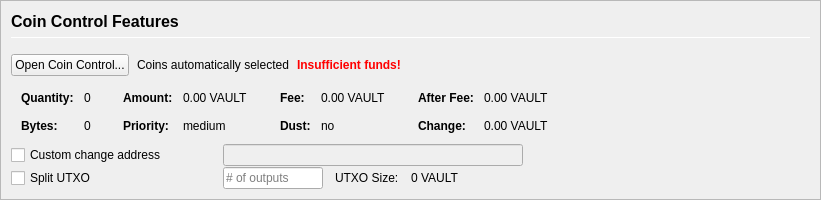
         <widget class="QFrame" name="frameCoinControl">
          <property name="sizePolicy">
           <sizepolicy hsizetype="Expanding" vsizetype="Expanding">
            <horstretch>0</horstretch>
            <verstretch>0</verstretch>
           </sizepolicy>
          </property>
          <property name="maximumSize">
           <size>
            <width>16777215</width>
            <height>16777215</height>
           </size>
          </property>
          <property name="frameShape">
           <enum>QFrame::StyledPanel</enum>
          </property>
          <property name="frameShadow">
           <enum>QFrame::Sunken</enum>
          </property>
          <layout class="QVBoxLayout" name="verticalLayoutCoinControl2">
           <property name="spacing">
            <number>0</number>
           </property>
           <property name="leftMargin">
            <number>0</number>
           </property>
           <property name="topMargin">
            <number>0</number>
           </property>
           <property name="rightMargin">
            <number>0</number>
           </property>
           <property name="bottomMargin">
            <number>0</number>
           </property>
           <item>
            <widget class="QFrame" name="frameCoinControl_BG">
             <layout class="QVBoxLayout" name="verticalLayoutCoinControl" stretch="0,0,0,0,0,0">
              <property name="spacing">
               <number>1</number>
              </property>
              <property name="leftMargin">
               <number>10</number>
              </property>
              <property name="topMargin">
               <number>10</number>
              </property>
              <item>
               <layout class="QHBoxLayout" name="horizontalLayoutCoinControl1">
                <property name="bottomMargin">
                 <number>15</number>
                </property>
                <item>
                 <layout class="QVBoxLayout" name="verticalLayout_3">
                  <property name="spacing">
                   <number>6</number>
                  </property>
                  <item>
                   <widget class="QLabel" name="labelCoinControlFeatures">
                    <property name="sizePolicy">
                     <sizepolicy hsizetype="Preferred" vsizetype="Maximum">
                      <horstretch>0</horstretch>
                      <verstretch>0</verstretch>
                     </sizepolicy>
                    </property>
                    <property name="minimumSize">
                     <size>
                      <width>0</width>
                      <height>20</height>
                     </size>
                    </property>
                    <property name="font">
                     <font>
                      <pointsize>12</pointsize>
                      <weight>75</weight>
                      <bold>true</bold>
                     </font>
                    </property>
                    <property name="styleSheet">
                     <string notr="true">font-weight:bold;</string>
                    </property>
                    <property name="text">
                     <string>Coin Control Features</string>
                    </property>
                   </widget>
                  </item>
                  <item>
                   <widget class="Line" name="line">
                    <property name="minimumSize">
                     <size>
                      <width>0</width>
                      <height>1</height>
                     </size>
                    </property>
                    <property name="maximumSize">
                     <size>
                      <width>16777215</width>
                      <height>1</height>
                     </size>
                    </property>
                    <property name="orientation">
                     <enum>Qt::Horizontal</enum>
                    </property>
                   </widget>
                  </item>
                 </layout>
                </item>
               </layout>
              </item>
              <item>
               <layout class="QHBoxLayout" name="horizontalLayoutCoinControl2" stretch="0,0,0,0">
                <property name="spacing">
                 <number>8</number>
                </property>
                <property name="bottomMargin">
                 <number>10</number>
                </property>
                <item>
                 <widget class="QPushButton" name="pushButtonCoinControl">
                  <property name="styleSheet">
                   <string notr="true"/>
                  </property>
                  <property name="text">
                   <string>Open Coin Control...</string>
                  </property>
                  <property name="autoDefault">
                   <bool>false</bool>
                  </property>
                 </widget>
                </item>
                <item>
                 <widget class="QLabel" name="labelCoinControlAutomaticallySelected">
                  <property name="text">
                   <string>Coins automatically selected</string>
                  </property>
                  <property name="margin">
                   <number>5</number>
                  </property>
                 </widget>
                </item>
                <item>
                 <widget class="QLabel" name="labelCoinControlInsuffFunds">
                  <property name="font">
                   <font>
                    <weight>75</weight>
                    <bold>true</bold>
                   </font>
                  </property>
                  <property name="styleSheet">
                   <string notr="true">color:red;font-weight:bold;</string>
                  </property>
                  <property name="text">
                   <string>Insufficient funds!</string>
                  </property>
                  <property name="margin">
                   <number>5</number>
                  </property>
                 </widget>
                </item>
                <item>
                 <spacer name="horizontalSpacerCoinControl">
                  <property name="orientation">
                   <enum>Qt::Horizontal</enum>
                  </property>
                  <property name="sizeHint" stdset="0">
                   <size>
                    <width>40</width>
                    <height>1</height>
                   </size>
                  </property>
                 </spacer>
                </item>
               </layout>
              </item>
              <item>
               <widget class="QWidget" name="widgetCoinControl" native="true">
                <property name="sizePolicy">
                 <sizepolicy hsizetype="Preferred" vsizetype="Preferred">
                  <horstretch>0</horstretch>
                  <verstretch>0</verstretch>
                 </sizepolicy>
                </property>
                <property name="minimumSize">
                 <size>
                  <width>0</width>
                  <height>0</height>
                 </size>
                </property>
                <property name="styleSheet">
                 <string notr="true"/>
                </property>
                <layout class="QHBoxLayout" name="horizontalLayoutCoinControl5">
                 <property name="leftMargin">
                  <number>0</number>
                 </property>
                 <property name="topMargin">
                  <number>0</number>
                 </property>
                 <property name="rightMargin">
                  <number>0</number>
                 </property>
                 <property name="bottomMargin">
                  <number>0</number>
                 </property>
                 <item>
                  <layout class="QHBoxLayout" name="horizontalLayoutCoinControl3" stretch="0,0,0,1">
                   <property name="spacing">
                    <number>20</number>
                   </property>
                   <property name="topMargin">
                    <number>0</number>
                   </property>
                   <property name="bottomMargin">
                    <number>10</number>
                   </property>
                   <item>
                    <layout class="QFormLayout" name="formLayoutCoinControl1">
                     <property name="horizontalSpacing">
                      <number>10</number>
                     </property>
                     <property name="verticalSpacing">
                      <number>14</number>
                     </property>
                     <property name="leftMargin">
                      <number>10</number>
                     </property>
                     <property name="topMargin">
                      <number>4</number>
                     </property>
                     <property name="rightMargin">
                      <number>6</number>
                     </property>
                     <item row="0" column="0">
                      <widget class="QLabel" name="labelCoinControlQuantityText">
                       <property name="font">
                        <font>
                         <weight>75</weight>
                         <bold>true</bold>
                        </font>
                       </property>
                       <property name="text">
                        <string>Quantity:</string>
                       </property>
                       <property name="margin">
                        <number>0</number>
                       </property>
                      </widget>
                     </item>
                     <item row="0" column="1">
                      <widget class="QLabel" name="labelCoinControlQuantity">
                       <property name="cursor">
                        <cursorShape>IBeamCursor</cursorShape>
                       </property>
                       <property name="contextMenuPolicy">
                        <enum>Qt::ActionsContextMenu</enum>
                       </property>
                       <property name="text">
                        <string notr="true">0</string>
                       </property>
                       <property name="margin">
                        <number>0</number>
                       </property>
                       <property name="textInteractionFlags">
                        <set>Qt::LinksAccessibleByMouse|Qt::TextSelectableByKeyboard|Qt::TextSelectableByMouse</set>
                       </property>
                      </widget>
                     </item>
                     <item row="1" column="0">
                      <widget class="QLabel" name="labelCoinControlBytesText">
                       <property name="font">
                        <font>
                         <weight>75</weight>
                         <bold>true</bold>
                        </font>
                       </property>
                       <property name="text">
                        <string>Bytes:</string>
                       </property>
                      </widget>
                     </item>
                     <item row="1" column="1">
                      <widget class="QLabel" name="labelCoinControlBytes">
                       <property name="cursor">
                        <cursorShape>IBeamCursor</cursorShape>
                       </property>
                       <property name="contextMenuPolicy">
                        <enum>Qt::ActionsContextMenu</enum>
                       </property>
                       <property name="text">
                        <string notr="true">0</string>
                       </property>
                       <property name="textInteractionFlags">
                        <set>Qt::LinksAccessibleByMouse|Qt::TextSelectableByKeyboard|Qt::TextSelectableByMouse</set>
                       </property>
                      </widget>
                     </item>
                    </layout>
                   </item>
                   <item>
                    <layout class="QFormLayout" name="formLayoutCoinControl2">
                     <property name="horizontalSpacing">
                      <number>10</number>
                     </property>
                     <property name="verticalSpacing">
                      <number>14</number>
                     </property>
                     <property name="leftMargin">
                      <number>6</number>
                     </property>
                     <property name="topMargin">
                      <number>4</number>
                     </property>
                     <property name="rightMargin">
                      <number>6</number>
                     </property>
                     <item row="0" column="0">
                      <widget class="QLabel" name="labelCoinControlAmountText">
                       <property name="font">
                        <font>
                         <weight>75</weight>
                         <bold>true</bold>
                        </font>
                       </property>
                       <property name="text">
                        <string>Amount:</string>
                       </property>
                       <property name="margin">
                        <number>0</number>
                       </property>
                      </widget>
                     </item>
                     <item row="0" column="1">
                      <widget class="QLabel" name="labelCoinControlAmount">
                       <property name="cursor">
                        <cursorShape>IBeamCursor</cursorShape>
                       </property>
                       <property name="contextMenuPolicy">
                        <enum>Qt::ActionsContextMenu</enum>
                       </property>
                       <property name="text">
                        <string notr="true">0.00 VAULT</string>
                       </property>
                       <property name="textInteractionFlags">
                        <set>Qt::LinksAccessibleByMouse|Qt::TextSelectableByKeyboard|Qt::TextSelectableByMouse</set>
                       </property>
                      </widget>
                     </item>
                     <item row="1" column="0">
                      <widget class="QLabel" name="labelCoinControlPriorityText">
                       <property name="font">
                        <font>
                         <weight>75</weight>
                         <bold>true</bold>
                        </font>
                       </property>
                       <property name="text">
                        <string>Priority:</string>
                       </property>
                      </widget>
                     </item>
                     <item row="1" column="1">
                      <widget class="QLabel" name="labelCoinControlPriority">
                       <property name="cursor">
                        <cursorShape>IBeamCursor</cursorShape>
                       </property>
                       <property name="contextMenuPolicy">
                        <enum>Qt::ActionsContextMenu</enum>
                       </property>
                       <property name="text">
                        <string>medium</string>
                       </property>
                       <property name="textInteractionFlags">
                        <set>Qt::LinksAccessibleByMouse|Qt::TextSelectableByKeyboard|Qt::TextSelectableByMouse</set>
                       </property>
                      </widget>
                     </item>
                    </layout>
                   </item>
                   <item>
                    <layout class="QFormLayout" name="formLayoutCoinControl3">
                     <property name="horizontalSpacing">
                      <number>10</number>
                     </property>
                     <property name="verticalSpacing">
                      <number>14</number>
                     </property>
                     <property name="leftMargin">
                      <number>6</number>
                     </property>
                     <property name="topMargin">
                      <number>4</number>
                     </property>
                     <property name="rightMargin">
                      <number>6</number>
                     </property>
                     <item row="0" column="0">
                      <widget class="QLabel" name="labelCoinControlFeeText">
                       <property name="font">
                        <font>
                         <weight>75</weight>
                         <bold>true</bold>
                        </font>
                       </property>
                       <property name="text">
                        <string>Fee:</string>
                       </property>
                       <property name="margin">
                        <number>0</number>
                       </property>
                      </widget>
                     </item>
                     <item row="0" column="1">
                      <widget class="QLabel" name="labelCoinControlFee">
                       <property name="cursor">
                        <cursorShape>IBeamCursor</cursorShape>
                       </property>
                       <property name="contextMenuPolicy">
                        <enum>Qt::ActionsContextMenu</enum>
                       </property>
                       <property name="text">
                        <string notr="true">0.00 VAULT</string>
                       </property>
                       <property name="textInteractionFlags">
                        <set>Qt::LinksAccessibleByMouse|Qt::TextSelectableByKeyboard|Qt::TextSelectableByMouse</set>
                       </property>
                      </widget>
                     </item>
                     <item row="1" column="0">
                      <widget class="QLabel" name="labelCoinControlLowOutputText">
                       <property name="font">
                        <font>
                         <weight>75</weight>
                         <bold>true</bold>
                        </font>
                       </property>
                       <property name="text">
                        <string>Dust:</string>
                       </property>
                      </widget>
                     </item>
                     <item row="1" column="1">
                      <widget class="QLabel" name="labelCoinControlLowOutput">
                       <property name="cursor">
                        <cursorShape>IBeamCursor</cursorShape>
                       </property>
                       <property name="contextMenuPolicy">
                        <enum>Qt::ActionsContextMenu</enum>
                       </property>
                       <property name="text">
                        <string>no</string>
                       </property>
                       <property name="textInteractionFlags">
                        <set>Qt::LinksAccessibleByMouse|Qt::TextSelectableByKeyboard|Qt::TextSelectableByMouse</set>
                       </property>
                      </widget>
                     </item>
                    </layout>
                   </item>
                   <item>
                    <layout class="QFormLayout" name="formLayoutCoinControl4">
                     <property name="horizontalSpacing">
                      <number>10</number>
                     </property>
                     <property name="verticalSpacing">
                      <number>14</number>
                     </property>
                     <property name="leftMargin">
                      <number>6</number>
                     </property>
                     <property name="topMargin">
                      <number>4</number>
                     </property>
                     <property name="rightMargin">
                      <number>6</number>
                     </property>
                     <item row="0" column="0">
                      <widget class="QLabel" name="labelCoinControlAfterFeeText">
                       <property name="font">
                        <font>
                         <weight>75</weight>
                         <bold>true</bold>
                        </font>
                       </property>
                       <property name="text">
                        <string>After Fee:</string>
                       </property>
                       <property name="margin">
                        <number>0</number>
                       </property>
                      </widget>
                     </item>
                     <item row="0" column="1">
                      <widget class="QLabel" name="labelCoinControlAfterFee">
                       <property name="cursor">
                        <cursorShape>IBeamCursor</cursorShape>
                       </property>
                       <property name="contextMenuPolicy">
                        <enum>Qt::ActionsContextMenu</enum>
                       </property>
                       <property name="text">
                        <string notr="true">0.00 VAULT</string>
                       </property>
                       <property name="textInteractionFlags">
                        <set>Qt::LinksAccessibleByMouse|Qt::TextSelectableByKeyboard|Qt::TextSelectableByMouse</set>
                       </property>
                      </widget>
                     </item>
                     <item row="1" column="0">
                      <widget class="QLabel" name="labelCoinControlChangeText">
                       <property name="font">
                        <font>
                         <weight>75</weight>
                         <bold>true</bold>
                        </font>
                       </property>
                       <property name="text">
                        <string>Change:</string>
                       </property>
                      </widget>
                     </item>
                     <item row="1" column="1">
                      <widget class="QLabel" name="labelCoinControlChange">
                       <property name="cursor">
                        <cursorShape>IBeamCursor</cursorShape>
                       </property>
                       <property name="contextMenuPolicy">
                        <enum>Qt::ActionsContextMenu</enum>
                       </property>
                       <property name="text">
                        <string notr="true">0.00 VAULT</string>
                       </property>
                       <property name="textInteractionFlags">
                        <set>Qt::LinksAccessibleByMouse|Qt::TextSelectableByKeyboard|Qt::TextSelectableByMouse</set>
                       </property>
                      </widget>
                     </item>
                    </layout>
                   </item>
                  </layout>
                 </item>
                </layout>
               </widget>
              </item>
              <item>
               <layout class="QHBoxLayout" name="horizontalLayoutCoinControl4">
                <property name="spacing">
                 <number>12</number>
                </property>
                <property name="sizeConstraint">
                 <enum>QLayout::SetDefaultConstraint</enum>
                </property>
                <property name="topMargin">
                 <number>0</number>
                </property>
                <property name="rightMargin">
                 <number>0</number>
                </property>
                <item>
                 <widget class="QCheckBox" name="checkBoxCoinControlChange">
                  <property name="sizePolicy">
                   <sizepolicy hsizetype="Preferred" vsizetype="Preferred">
                    <horstretch>0</horstretch>
                    <verstretch>0</verstretch>
                   </sizepolicy>
                  </property>
                  <property name="minimumSize">
                   <size>
                    <width>200</width>
                    <height>0</height>
                   </size>
                  </property>
                  <property name="maximumSize">
                   <size>
                    <width>200</width>
                    <height>16777215</height>
                   </size>
                  </property>
                  <property name="toolTip">
                   <string>If this is activated, but the change address is empty or invalid, change will be sent to a newly generated address.</string>
                  </property>
                  <property name="text">
                   <string>Custom change address</string>
                  </property>
                 </widget>
                </item>
                <item>
                 <widget class="QValidatedLineEdit" name="lineEditCoinControlChange">
                  <property name="enabled">
                   <bool>false</bool>
                  </property>
                  <property name="sizePolicy">
                   <sizepolicy hsizetype="Preferred" vsizetype="Preferred">
                    <horstretch>0</horstretch>
                    <verstretch>0</verstretch>
                   </sizepolicy>
                  </property>
                  <property name="minimumSize">
                   <size>
                    <width>300</width>
                    <height>0</height>
                   </size>
                  </property>
                 </widget>
                </item>
                <item>
                 <widget class="QLabel" name="labelCoinControlChangeLabel">
                  <property name="sizePolicy">
                   <sizepolicy hsizetype="Preferred" vsizetype="Preferred">
                    <horstretch>0</horstretch>
                    <verstretch>0</verstretch>
                   </sizepolicy>
                  </property>
                  <property name="minimumSize">
                   <size>
                    <width>100</width>
                    <height>0</height>
                   </size>
                  </property>
                  <property name="text">
                   <string/>
                  </property>
                  <property name="margin">
                   <number>3</number>
                  </property>
                 </widget>
                </item>
               </layout>
              </item>
              <item>
               <layout class="QHBoxLayout" name="horizontalLayoutCoinControl6">
                <property name="spacing">
                 <number>12</number>
                </property>
                <property name="rightMargin">
                 <number>0</number>
                </property>
                <item>
                 <widget class="QCheckBox" name="splitBlockCheckBox">
                  <property name="sizePolicy">
                   <sizepolicy hsizetype="Preferred" vsizetype="Preferred">
                    <horstretch>0</horstretch>
                    <verstretch>0</verstretch>
                   </sizepolicy>
                  </property>
                  <property name="minimumSize">
                   <size>
                    <width>200</width>
                    <height>0</height>
                   </size>
                  </property>
                  <property name="maximumSize">
                   <size>
                    <width>200</width>
                    <height>16777215</height>
                   </size>
                  </property>
                  <property name="text">
                   <string>Split UTXO</string>
                  </property>
                 </widget>
                </item>
                <item>
                 <widget class="QLineEdit" name="splitBlockLineEdit">
                  <property name="sizePolicy">
                   <sizepolicy hsizetype="Preferred" vsizetype="Preferred">
                    <horstretch>50</horstretch>
                    <verstretch>0</verstretch>
                   </sizepolicy>
                  </property>
                  <property name="minimumSize">
                   <size>
                    <width>100</width>
                    <height>0</height>
                   </size>
                  </property>
                  <property name="maximumSize">
                   <size>
                    <width>100</width>
                    <height>16777215</height>
                   </size>
                  </property>
                  <property name="placeholderText">
                   <string># of outputs</string>
                  </property>
                 </widget>
                </item>
                <item>
                 <widget class="QLabel" name="labelBlockSizeText">
                  <property name="text">
                   <string>UTXO Size:</string>
                  </property>
                 </widget>
                </item>
                <item>
                 <widget class="QLabel" name="labelBlockSize">
                  <property name="text">
                   <string>0 VAULT</string>
                  </property>
                 </widget>
                </item>
                <item>
                 <spacer name="horizontalSpacer_7">
                  <property name="orientation">
                   <enum>Qt::Horizontal</enum>
                  </property>
                  <property name="sizeHint" stdset="0">
                   <size>
                    <width>40</width>
                    <height>20</height>
                   </size>
                  </property>
                 </spacer>
                </item>
               </layout>
              </item>
              <item>
               <spacer name="verticalSpacerCoinControl">
                <property name="orientation">
                 <enum>Qt::Vertical</enum>
                </property>
                <property name="sizeHint" stdset="0">
                 <size>
                  <width>800</width>
                  <height>1</height>
                 </size>
                </property>
               </spacer>
              </item>
             </layout>
            </widget>
           </item>
          </layout>
         </widget>
